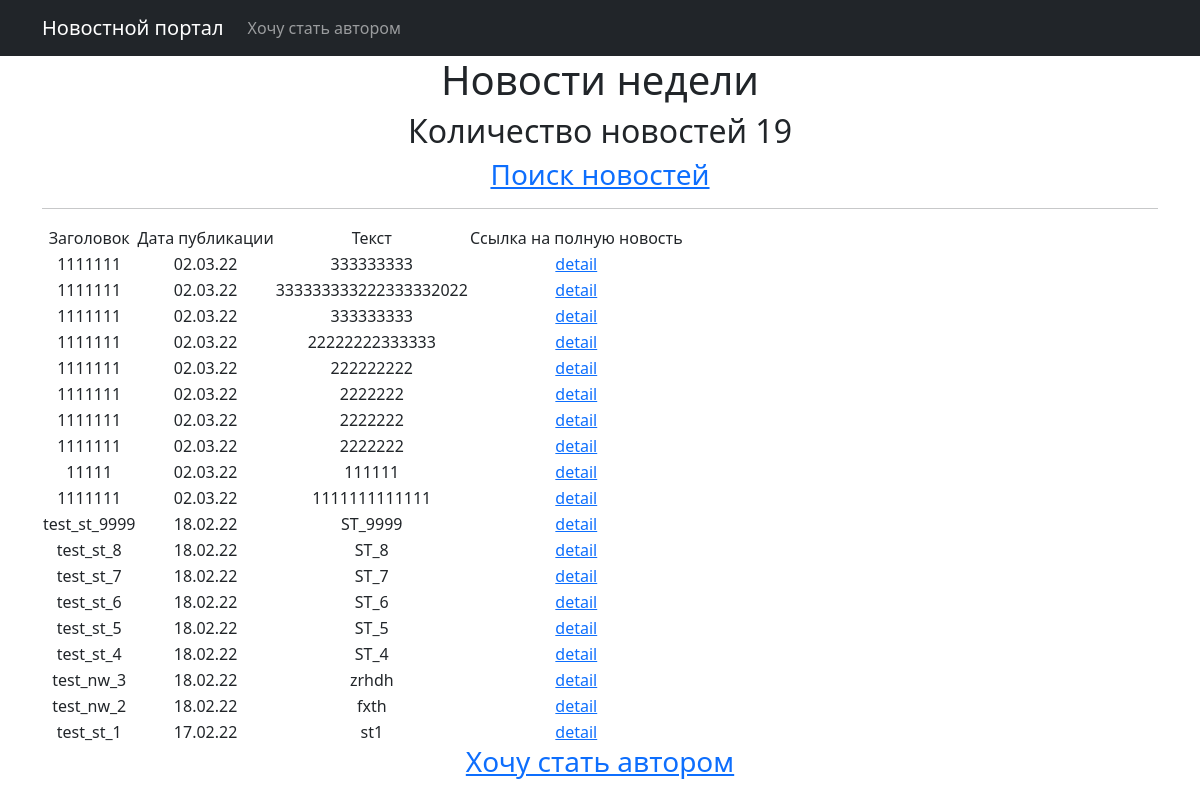
/posts/, run on the app's committed database.
### News/models.py (models this page shows, shortened)
class Post(models.Model):
    story = 'ST'
    news = 'NW'
    VARIANTS = [
        (story, 'статья'),
        (news, 'новость'),
    ]
    type = models.CharField(max_length=2, choices=VARIANTS)
    time = models.DateTimeField(auto_now_add=True)
    header = models.CharField(max_length=255)
    text = models.TextField()
    rating_post = models.IntegerField(default=0)
    author_post = models.ForeignKey(Author, on_delete=models.CASCADE)
    category = models.ManyToManyField(Category, through='PostCategory')

### News/views.py (the view, shortened to what this page needs)
# urls.py: path('', cache_page(60*2)(PostList.as_view()), name='list'),
class PostList(ListView):
    model = Post
    context_object_name = 'posts'
    form_class = PostForm
    def get_context_data(self, **kwargs):
        context = super().get_context_data(**kwargs)
        context['form'] = PostForm()
        context['is_not_author'] = not self.request.user.groups.filter(name='authors').exists()
        context['is_author'] = self.request.user.groups.filter(name='authors').exists()
        return context

### News/templatetags/custom_filters.py (called while the page is built)
@register.filter(name='censor')
def censor(value):
    bad_words = ['kaka', 'saka', 'nigga']
    text = set(value.split())
    for i in text:
        for j in bad_words:
            if i == j:
                return value.replace(i, '***')
    return value

### templates/News/Post_list.html (shortened to what this page needs)
{% extends 'flatpages/default.html' %}
{% load custom_filters %}
{% block content %}
    <h1>Новости недели</h1>
    <h2>Количество новостей {{ posts|length }}</h2>
    <h3><a href='{% url "search" %}'> Поиск новостей </a> </h3>
    <hr>
    {% if posts %}
        <table>
            <tr>
                <td>
                    Заголовок
                </td>
                <td>
                    Дата публикации
                </td>
                <td>
                    Текст
                </td>
                <td>
                    Ссылка на полную новость
                </td>
            </tr>
        {% for post in posts|dictsortreversed:"time" %}
            <tr>
                <td>
                    {{ post.header }}
                </td>
                <td>
                    {{ post.time|date:'d.m.y' }}
                </td>
                <td>
                    {{ post.text|truncatewords:20|censor }}
                </td>
                <td>
                    <a href='{% url "detail" post.id %}'> detail </a>
                </td>
            </tr>
        {% endfor %}
        </table>
    {% else %}
        <h2>Новостей нет</h2>
    {% endif %}
    {% if is_not_author %}
        <h3> <a href='{% url "upgrade" %}'> Хочу стать автором</a>  </h3>
    {% endif %}
{% endblock content %}

### data on the page
Post: header "1111111", time "02.03.22", text|censor "333333333"
Post: header "1111111", time "02.03.22", text|censor "333333333222333332022"
Post: header "1111111", time "02.03.22", text|censor "333333333"
Post: header "1111111", time "02.03.22", text|censor "22222222333333"
Post: header "1111111", time "02.03.22", text|censor "222222222"
Post: header "1111111", time "02.03.22", text|censor "2222222"
Post: header "1111111", time "02.03.22", text|censor "2222222"
Post: header "1111111", time "02.03.22", text|censor "2222222"
Post: header "11111", time "02.03.22", text|censor "111111"
Post: header "1111111", time "02.03.22", text|censor "1111111111111"
Post: header "test_st_9999", time "18.02.22", text|censor "ST_9999"
Post: header "test_st_8", time "18.02.22", text|censor "ST_8"
Post: header "test_st_7", time "18.02.22", text|censor "ST_7"
Post: header "test_st_6", time "18.02.22", text|censor "ST_6"
Post: header "test_st_5", time "18.02.22", text|censor "ST_5"
Post: header "test_st_4", time "18.02.22", text|censor "ST_4"
Post: header "test_nw_3", time "18.02.22", text|censor "zrhdh"
Post: header "test_nw_2", time "18.02.22", text|censor "fxth"
Post: header "test_st_1", time "17.02.22", text|censor "st1"

### other printed values
{{ posts|length }} "19"
